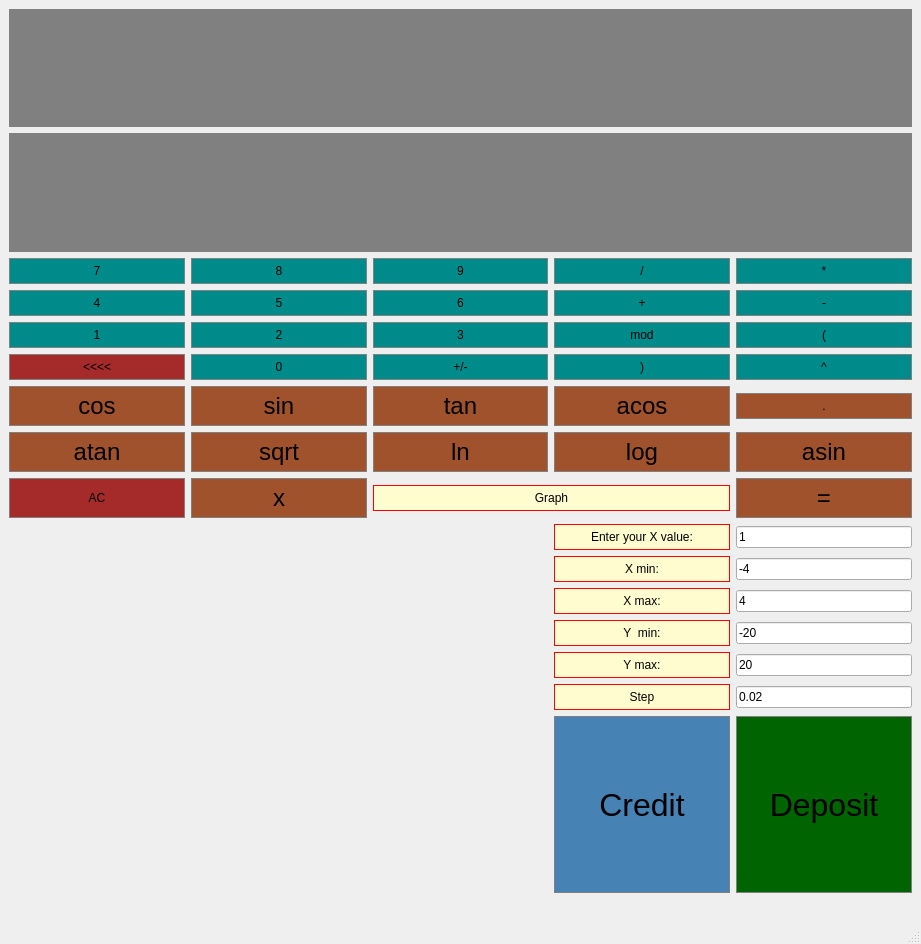
<?xml version="1.0" encoding="UTF-8"?>
<ui version="4.0">
 <class>MainWindow</class>
 <widget class="QMainWindow" name="MainWindow">
  <property name="enabled">
   <bool>true</bool>
  </property>
  <property name="geometry">
   <rect>
    <x>0</x>
    <y>0</y>
    <width>921</width>
    <height>944</height>
   </rect>
  </property>
  <property name="windowTitle">
   <string>MainWindow</string>
  </property>
  <property name="layoutDirection">
   <enum>Qt::LeftToRight</enum>
  </property>
  <property name="styleSheet">
   <string notr="true"/>
  </property>
  <widget class="QWidget" name="centralwidget">
   <layout class="QGridLayout" name="gridLayout">
    <item row="2" column="1">
     <widget class="QPushButton" name="Button8">
      <property name="sizePolicy">
       <sizepolicy hsizetype="Preferred" vsizetype="Preferred">
        <horstretch>0</horstretch>
        <verstretch>0</verstretch>
       </sizepolicy>
      </property>
      <property name="styleSheet">
       <string notr="true">QPushButton {
	background-color: #008B8B;
	border: 1px solid gray;
	padding: 5px;
}

QPushButton:pressed {
	background-color: #00FFFF;
	border: 1px solid gray;
	padding: 5px;
}</string>
      </property>
      <property name="text">
       <string>8</string>
      </property>
     </widget>
    </item>
    <item row="0" column="0" colspan="5">
     <widget class="QLineEdit" name="Display">
      <property name="sizePolicy">
       <sizepolicy hsizetype="Preferred" vsizetype="Expanding">
        <horstretch>4</horstretch>
        <verstretch>2</verstretch>
       </sizepolicy>
      </property>
      <property name="font">
       <font>
        <family>Arial</family>
        <pointsize>24</pointsize>
        <bold>false</bold>
       </font>
      </property>
      <property name="styleSheet">
       <string notr="true">QLineEdit {
	background-color: gray;
	border: 1px solid gray;
	color: #ffffff;;
}</string>
      </property>
      <property name="text">
       <string/>
      </property>
      <property name="maxLength">
       <number>255</number>
      </property>
      <property name="alignment">
       <set>Qt::AlignRight|Qt::AlignTrailing|Qt::AlignVCenter</set>
      </property>
     </widget>
    </item>
    <item row="3" column="2">
     <widget class="QPushButton" name="Button6">
      <property name="sizePolicy">
       <sizepolicy hsizetype="Preferred" vsizetype="Preferred">
        <horstretch>0</horstretch>
        <verstretch>0</verstretch>
       </sizepolicy>
      </property>
      <property name="styleSheet">
       <string notr="true">QPushButton {
	background-color: #008B8B;
	border: 1px solid gray;
	padding: 5px;
}

QPushButton:pressed {
	background-color: #00FFFF;
	border: 1px solid gray;
	padding: 5px;
}</string>
      </property>
      <property name="text">
       <string>6</string>
      </property>
     </widget>
    </item>
    <item row="4" column="3">
     <widget class="QPushButton" name="Modulo">
      <property name="sizePolicy">
       <sizepolicy hsizetype="Preferred" vsizetype="Preferred">
        <horstretch>0</horstretch>
        <verstretch>0</verstretch>
       </sizepolicy>
      </property>
      <property name="styleSheet">
       <string notr="true">QPushButton {
	background-color: #008B8B;
	border: 1px solid gray;
	padding: 5px;
}

QPushButton:pressed {
	background-color: #00FFFF;
	border: 1px solid gray;
	padding: 5px;
}</string>
      </property>
      <property name="text">
       <string>mod</string>
      </property>
     </widget>
    </item>
    <item row="10" column="3">
     <widget class="QPushButton" name="EnterX">
      <property name="styleSheet">
       <string notr="true">QPushButton {
	background-color: #fffdd0;
	border: 1px solid red;
	padding: 5px;
}

QPushButton:pressed {
	background-color: #0000CD;
	border: 1px solid gray;
	padding: 5px;
}</string>
      </property>
      <property name="text">
       <string>Enter your X value:</string>
      </property>
     </widget>
    </item>
    <item row="5" column="0">
     <widget class="QPushButton" name="BackSpace">
      <property name="styleSheet">
       <string notr="true">QPushButton {
	background-color: #A52A2A;
	border: 1px solid gray;
	padding: 5px;
}

QPushButton:pressed {
	background-color: #800000;
	border: 1px solid gray;
	padding: 5px;
}</string>
      </property>
      <property name="text">
       <string>&lt;&lt;&lt;&lt;</string>
      </property>
     </widget>
    </item>
    <item row="4" column="1">
     <widget class="QPushButton" name="Button2">
      <property name="sizePolicy">
       <sizepolicy hsizetype="Preferred" vsizetype="Preferred">
        <horstretch>0</horstretch>
        <verstretch>0</verstretch>
       </sizepolicy>
      </property>
      <property name="styleSheet">
       <string notr="true">QPushButton {
	background-color: #008B8B;
	border: 1px solid gray;
	padding: 5px;
}

QPushButton:pressed {
	background-color: #00FFFF;
	border: 1px solid gray;
	padding: 5px;
}</string>
      </property>
      <property name="text">
       <string>2</string>
      </property>
     </widget>
    </item>
    <item row="7" column="1">
     <widget class="QPushButton" name="Sinus">
      <property name="sizePolicy">
       <sizepolicy hsizetype="Preferred" vsizetype="Preferred">
        <horstretch>0</horstretch>
        <verstretch>0</verstretch>
       </sizepolicy>
      </property>
      <property name="font">
       <font>
        <family>Arial</family>
        <pointsize>18</pointsize>
        <bold>false</bold>
       </font>
      </property>
      <property name="styleSheet">
       <string notr="true">QPushButton {
	background-color: #A0522D;
	border: 1px solid gray;
	padding: 5px;
}

QPushButton:pressed {
	background-color: #800000;
	border: 1px solid gray;
	padding: 5px;
}</string>
      </property>
      <property name="text">
       <string>sin</string>
      </property>
     </widget>
    </item>
    <item row="12" column="3">
     <widget class="QPushButton" name="Name_to_XMIN">
      <property name="styleSheet">
       <string notr="true">QPushButton {
	background-color: #fffdd0;
	border: 1px solid red;
	padding: 5px;
}

QPushButton:pressed {
	background-color: #0000CD;
	border: 1px solid gray;
	padding: 5px;
}</string>
      </property>
      <property name="text">
       <string>X min:</string>
      </property>
     </widget>
    </item>
    <item row="9" column="0">
     <widget class="QPushButton" name="Clear">
      <property name="sizePolicy">
       <sizepolicy hsizetype="Preferred" vsizetype="Preferred">
        <horstretch>0</horstretch>
        <verstretch>0</verstretch>
       </sizepolicy>
      </property>
      <property name="styleSheet">
       <string notr="true">QPushButton {
	background-color: #A52A2A;
	border: 1px solid gray;
	padding: 5px;
}

QPushButton:pressed {
	background-color: #800000;
	border: 1px solid gray;
	padding: 5px;
}</string>
      </property>
      <property name="text">
       <string>AC</string>
      </property>
      <property name="autoDefault">
       <bool>false</bool>
      </property>
     </widget>
    </item>
    <item row="8" column="2">
     <widget class="QPushButton" name="Ln">
      <property name="sizePolicy">
       <sizepolicy hsizetype="Preferred" vsizetype="Preferred">
        <horstretch>0</horstretch>
        <verstretch>0</verstretch>
       </sizepolicy>
      </property>
      <property name="font">
       <font>
        <family>Arial</family>
        <pointsize>18</pointsize>
        <bold>false</bold>
       </font>
      </property>
      <property name="styleSheet">
       <string notr="true">QPushButton {
	background-color: #A0522D;
	border: 1px solid gray;
	padding: 5px;
}

QPushButton:pressed {
	background-color: #800000;
	border: 1px solid gray;
	padding: 5px;
}</string>
      </property>
      <property name="text">
       <string>ln</string>
      </property>
     </widget>
    </item>
    <item row="8" column="3">
     <widget class="QPushButton" name="Logarithm">
      <property name="sizePolicy">
       <sizepolicy hsizetype="Preferred" vsizetype="Preferred">
        <horstretch>0</horstretch>
        <verstretch>0</verstretch>
       </sizepolicy>
      </property>
      <property name="font">
       <font>
        <family>Arial</family>
        <pointsize>18</pointsize>
        <bold>false</bold>
       </font>
      </property>
      <property name="styleSheet">
       <string notr="true">QPushButton {
	background-color: #A0522D;
	border: 1px solid gray;
	padding: 5px;
}

QPushButton:pressed {
	background-color: #800000;
	border: 1px solid gray;
	padding: 5px;
}</string>
      </property>
      <property name="text">
       <string>log</string>
      </property>
     </widget>
    </item>
    <item row="7" column="0">
     <widget class="QPushButton" name="Cosinus">
      <property name="sizePolicy">
       <sizepolicy hsizetype="Preferred" vsizetype="Preferred">
        <horstretch>0</horstretch>
        <verstretch>0</verstretch>
       </sizepolicy>
      </property>
      <property name="font">
       <font>
        <family>Arial</family>
        <pointsize>18</pointsize>
        <bold>false</bold>
       </font>
      </property>
      <property name="styleSheet">
       <string notr="true">QPushButton {
	background-color: #A0522D;
	border: 1px solid gray;
	padding: 5px;
}

QPushButton:pressed {
	background-color: #800000;
	border: 1px solid gray;
	padding: 5px;
}</string>
      </property>
      <property name="text">
       <string>cos</string>
      </property>
     </widget>
    </item>
    <item row="3" column="3">
     <widget class="QPushButton" name="ButtonAdd">
      <property name="sizePolicy">
       <sizepolicy hsizetype="Preferred" vsizetype="Preferred">
        <horstretch>0</horstretch>
        <verstretch>0</verstretch>
       </sizepolicy>
      </property>
      <property name="styleSheet">
       <string notr="true">QPushButton {
	background-color: #008B8B;
	border: 1px solid gray;
	padding: 5px;
}

QPushButton:pressed {
	background-color: #00FFFF;
	border: 1px solid gray;
	padding: 5px;
}</string>
      </property>
      <property name="text">
       <string>+</string>
      </property>
     </widget>
    </item>
    <item row="5" column="3">
     <widget class="QPushButton" name="CloseBracket">
      <property name="sizePolicy">
       <sizepolicy hsizetype="Preferred" vsizetype="Preferred">
        <horstretch>0</horstretch>
        <verstretch>0</verstretch>
       </sizepolicy>
      </property>
      <property name="styleSheet">
       <string notr="true">QPushButton {
	background-color: #008B8B;
	border: 1px solid gray;
	padding: 5px;
}

QPushButton:pressed {
	background-color: #00FFFF;
	border: 1px solid gray;
	padding: 5px;
}</string>
      </property>
      <property name="text">
       <string>)</string>
      </property>
     </widget>
    </item>
    <item row="17" column="4">
     <widget class="QPushButton" name="pushButton_3">
      <property name="sizePolicy">
       <sizepolicy hsizetype="Preferred" vsizetype="Preferred">
        <horstretch>0</horstretch>
        <verstretch>0</verstretch>
       </sizepolicy>
      </property>
      <property name="font">
       <font>
        <pointsize>24</pointsize>
       </font>
      </property>
      <property name="styleSheet">
       <string notr="true">QPushButton {
	background-color: #006400;
	border: 1px solid gray;
	padding: 5px;
}

QPushButton:pressed {
	background-color: #008000;
	border: 1px solid gray;
	padding: 5px;
}</string>
      </property>
      <property name="text">
       <string>Deposit</string>
      </property>
     </widget>
    </item>
    <item row="12" column="4">
     <widget class="QLineEdit" name="X_MIN">
      <property name="text">
       <string>-4</string>
      </property>
     </widget>
    </item>
    <item row="5" column="1">
     <widget class="QPushButton" name="Button0">
      <property name="sizePolicy">
       <sizepolicy hsizetype="Preferred" vsizetype="Preferred">
        <horstretch>0</horstretch>
        <verstretch>0</verstretch>
       </sizepolicy>
      </property>
      <property name="styleSheet">
       <string notr="true">QPushButton {
	background-color: #008B8B;
	border: 1px solid gray;
	padding: 5px;
}

QPushButton:pressed {
	background-color: #00FFFF;
	border: 1px solid gray;
	padding: 5px;
}</string>
      </property>
      <property name="text">
       <string>0</string>
      </property>
     </widget>
    </item>
    <item row="7" column="4">
     <widget class="QPushButton" name="ButtonDot">
      <property name="styleSheet">
       <string notr="true">QPushButton {
	background-color: #A0522D;
	border: 1px solid gray;
	padding: 5px;
}

QPushButton:pressed {
	background-color: #800000;
	border: 1px solid gray;
	padding: 5px;
}</string>
      </property>
      <property name="text">
       <string>.</string>
      </property>
     </widget>
    </item>
    <item row="4" column="2">
     <widget class="QPushButton" name="Button3">
      <property name="sizePolicy">
       <sizepolicy hsizetype="Preferred" vsizetype="Preferred">
        <horstretch>0</horstretch>
        <verstretch>0</verstretch>
       </sizepolicy>
      </property>
      <property name="styleSheet">
       <string notr="true">QPushButton {
	background-color: #008B8B;
	border: 1px solid gray;
	padding: 5px;
}

QPushButton:pressed {
	background-color: #00FFFF;
	border: 1px solid gray;
	padding: 5px;
}</string>
      </property>
      <property name="text">
       <string>3</string>
      </property>
     </widget>
    </item>
    <item row="13" column="4">
     <widget class="QLineEdit" name="X_MAX">
      <property name="text">
       <string>4</string>
      </property>
     </widget>
    </item>
    <item row="9" column="1">
     <widget class="QPushButton" name="X_button">
      <property name="sizePolicy">
       <sizepolicy hsizetype="Preferred" vsizetype="Preferred">
        <horstretch>0</horstretch>
        <verstretch>0</verstretch>
       </sizepolicy>
      </property>
      <property name="font">
       <font>
        <family>Arial</family>
        <pointsize>18</pointsize>
       </font>
      </property>
      <property name="styleSheet">
       <string notr="true">QPushButton {
	background-color: #A0522D;
	border: 1px solid gray;
	padding: 5px;
}

QPushButton:pressed {
	background-color: #800000;
	border: 1px solid gray;
	padding: 5px;
}</string>
      </property>
      <property name="text">
       <string>x</string>
      </property>
     </widget>
    </item>
    <item row="2" column="2">
     <widget class="QPushButton" name="Button9">
      <property name="sizePolicy">
       <sizepolicy hsizetype="Preferred" vsizetype="Preferred">
        <horstretch>0</horstretch>
        <verstretch>0</verstretch>
       </sizepolicy>
      </property>
      <property name="styleSheet">
       <string notr="true">QPushButton {
	background-color: #008B8B;
	border: 1px solid gray;
	padding: 5px;
}

QPushButton:pressed {
	background-color: #00FFFF;
	border: 1px solid gray;
	padding: 5px;
}</string>
      </property>
      <property name="text">
       <string>9</string>
      </property>
     </widget>
    </item>
    <item row="3" column="4">
     <widget class="QPushButton" name="Subtract">
      <property name="sizePolicy">
       <sizepolicy hsizetype="Preferred" vsizetype="Preferred">
        <horstretch>0</horstretch>
        <verstretch>0</verstretch>
       </sizepolicy>
      </property>
      <property name="styleSheet">
       <string notr="true">QPushButton {
	background-color: #008B8B;
	border: 1px solid gray;
	padding: 5px;
}

QPushButton:pressed {
	background-color: #00FFFF;
	border: 1px solid gray;
	padding: 5px;
}</string>
      </property>
      <property name="text">
       <string>-</string>
      </property>
     </widget>
    </item>
    <item row="2" column="3">
     <widget class="QPushButton" name="Divide">
      <property name="sizePolicy">
       <sizepolicy hsizetype="Preferred" vsizetype="Preferred">
        <horstretch>0</horstretch>
        <verstretch>0</verstretch>
       </sizepolicy>
      </property>
      <property name="styleSheet">
       <string notr="true">QPushButton {
	background-color: #008B8B;
	border: 1px solid gray;
	padding: 5px;
}

QPushButton:pressed {
	background-color: #00FFFF;
	border: 1px solid gray;
	padding: 5px;
}</string>
      </property>
      <property name="text">
       <string>/</string>
      </property>
     </widget>
    </item>
    <item row="10" column="4">
     <widget class="QLineEdit" name="ValueX_2">
      <property name="text">
       <string>1</string>
      </property>
     </widget>
    </item>
    <item row="9" column="4">
     <widget class="QPushButton" name="Equals">
      <property name="sizePolicy">
       <sizepolicy hsizetype="Preferred" vsizetype="Preferred">
        <horstretch>0</horstretch>
        <verstretch>0</verstretch>
       </sizepolicy>
      </property>
      <property name="font">
       <font>
        <family>Arial</family>
        <pointsize>18</pointsize>
        <bold>false</bold>
       </font>
      </property>
      <property name="styleSheet">
       <string notr="true">QPushButton {
	background-color: #A0522D;
	border: 1px solid gray;
	padding: 5px;
}

QPushButton:pressed {
	background-color: #800000;
	border: 1px solid gray;
	padding: 5px;
}</string>
      </property>
      <property name="text">
       <string>=</string>
      </property>
     </widget>
    </item>
    <item row="3" column="1">
     <widget class="QPushButton" name="Button5">
      <property name="sizePolicy">
       <sizepolicy hsizetype="Preferred" vsizetype="Preferred">
        <horstretch>0</horstretch>
        <verstretch>0</verstretch>
       </sizepolicy>
      </property>
      <property name="styleSheet">
       <string notr="true">QPushButton {
	background-color: #008B8B;
	border: 1px solid gray;
	padding: 5px;
}

QPushButton:pressed {
	background-color: #00FFFF;
	border: 1px solid gray;
	padding: 5px;
}</string>
      </property>
      <property name="text">
       <string>5</string>
      </property>
     </widget>
    </item>
    <item row="5" column="2">
     <widget class="QPushButton" name="ChangeSign">
      <property name="sizePolicy">
       <sizepolicy hsizetype="Preferred" vsizetype="Preferred">
        <horstretch>0</horstretch>
        <verstretch>0</verstretch>
       </sizepolicy>
      </property>
      <property name="styleSheet">
       <string notr="true">QPushButton {
	background-color: #008B8B;
	border: 1px solid gray;
	padding: 5px;
}

QPushButton:pressed {
	background-color: #00FFFF;
	border: 1px solid gray;
	padding: 5px;
}</string>
      </property>
      <property name="text">
       <string>+/-</string>
      </property>
     </widget>
    </item>
    <item row="12" column="0" rowspan="6" colspan="3">
     <widget class="QCustomPlot" name="FieldForGraph" native="true">
      <property name="sizePolicy">
       <sizepolicy hsizetype="Preferred" vsizetype="Expanding">
        <horstretch>3</horstretch>
        <verstretch>3</verstretch>
       </sizepolicy>
      </property>
     </widget>
    </item>
    <item row="16" column="4">
     <widget class="QLineEdit" name="Step_2">
      <property name="text">
       <string>0.02</string>
      </property>
     </widget>
    </item>
    <item row="17" column="3">
     <widget class="QPushButton" name="Credit">
      <property name="sizePolicy">
       <sizepolicy hsizetype="Preferred" vsizetype="Preferred">
        <horstretch>0</horstretch>
        <verstretch>0</verstretch>
       </sizepolicy>
      </property>
      <property name="font">
       <font>
        <pointsize>24</pointsize>
       </font>
      </property>
      <property name="styleSheet">
       <string notr="true">QPushButton {
	background-color: #4682B4;
	border: 1px solid gray;
	padding: 5px;
}

QPushButton:pressed {
	background-color: #1E90FF;
	border: 1px solid gray;
	padding: 5px;
}</string>
      </property>
      <property name="text">
       <string>Credit</string>
      </property>
     </widget>
    </item>
    <item row="7" column="3">
     <widget class="QPushButton" name="ButtonACOS">
      <property name="sizePolicy">
       <sizepolicy hsizetype="Preferred" vsizetype="Preferred">
        <horstretch>0</horstretch>
        <verstretch>0</verstretch>
       </sizepolicy>
      </property>
      <property name="font">
       <font>
        <family>Arial</family>
        <pointsize>18</pointsize>
        <bold>false</bold>
       </font>
      </property>
      <property name="styleSheet">
       <string notr="true">QPushButton {
	background-color: #A0522D;
	border: 1px solid gray;
	padding: 5px;
}

QPushButton:pressed {
	background-color: #800000;
	border: 1px solid gray;
	padding: 5px;
}</string>
      </property>
      <property name="text">
       <string>acos</string>
      </property>
     </widget>
    </item>
    <item row="7" column="2">
     <widget class="QPushButton" name="Tangence">
      <property name="sizePolicy">
       <sizepolicy hsizetype="Preferred" vsizetype="Preferred">
        <horstretch>0</horstretch>
        <verstretch>0</verstretch>
       </sizepolicy>
      </property>
      <property name="font">
       <font>
        <family>Arial</family>
        <pointsize>18</pointsize>
        <bold>false</bold>
       </font>
      </property>
      <property name="styleSheet">
       <string notr="true">QPushButton {
	background-color: #A0522D;
	border: 1px solid gray;
	padding: 5px;
}

QPushButton:pressed {
	background-color: #800000;
	border: 1px solid gray;
	padding: 5px;
}</string>
      </property>
      <property name="text">
       <string>tan</string>
      </property>
     </widget>
    </item>
    <item row="14" column="3">
     <widget class="QPushButton" name="Name_to_YMIN">
      <property name="styleSheet">
       <string notr="true">QPushButton {
	background-color: #fffdd0;
	border: 1px solid red;
	padding: 5px;
}

QPushButton:pressed {
	background-color: #0000CD;
	border: 1px solid gray;
	padding: 5px;
}</string>
      </property>
      <property name="text">
       <string>Y  min:</string>
      </property>
     </widget>
    </item>
    <item row="4" column="0">
     <widget class="QPushButton" name="Button1">
      <property name="sizePolicy">
       <sizepolicy hsizetype="Preferred" vsizetype="Preferred">
        <horstretch>0</horstretch>
        <verstretch>0</verstretch>
       </sizepolicy>
      </property>
      <property name="mouseTracking">
       <bool>false</bool>
      </property>
      <property name="styleSheet">
       <string notr="true">QPushButton {
	background-color: #008B8B;
	border: 1px solid gray;
	padding: 5px;
}

QPushButton:pressed {
	background-color: #00FFFF;
	border: 1px solid gray;
	padding: 5px;
}</string>
      </property>
      <property name="text">
       <string>1</string>
      </property>
     </widget>
    </item>
    <item row="15" column="3">
     <widget class="QPushButton" name="Name_to_YMAX">
      <property name="styleSheet">
       <string notr="true">QPushButton {
	background-color: #fffdd0;
	border: 1px solid red;
	padding: 5px;
}

QPushButton:pressed {
	background-color: #0000CD;
	border: 1px solid gray;
	padding: 5px;
}</string>
      </property>
      <property name="text">
       <string>Y max:</string>
      </property>
     </widget>
    </item>
    <item row="29" column="2">
     <widget class="QLabel" name="Y_MAX">
      <property name="text">
       <string/>
      </property>
     </widget>
    </item>
    <item row="13" column="3">
     <widget class="QPushButton" name="Name_to_XMAX">
      <property name="styleSheet">
       <string notr="true">QPushButton {
	background-color: #fffdd0;
	border: 1px solid red;
	padding: 5px;
}

QPushButton:pressed {
	background-color: #0000CD;
	border: 1px solid gray;
	padding: 5px;
}</string>
      </property>
      <property name="text">
       <string>X max:</string>
      </property>
     </widget>
    </item>
    <item row="2" column="4">
     <widget class="QPushButton" name="Multiply">
      <property name="sizePolicy">
       <sizepolicy hsizetype="Preferred" vsizetype="Preferred">
        <horstretch>0</horstretch>
        <verstretch>0</verstretch>
       </sizepolicy>
      </property>
      <property name="styleSheet">
       <string notr="true">QPushButton {
	background-color: #008B8B;
	border: 1px solid gray;
	padding: 5px;
}

QPushButton:pressed {
	background-color: #00FFFF;
	border: 1px solid gray;
	padding: 5px;
}</string>
      </property>
      <property name="text">
       <string>*</string>
      </property>
     </widget>
    </item>
    <item row="8" column="0">
     <widget class="QPushButton" name="ButtonATAN">
      <property name="sizePolicy">
       <sizepolicy hsizetype="Preferred" vsizetype="Preferred">
        <horstretch>0</horstretch>
        <verstretch>0</verstretch>
       </sizepolicy>
      </property>
      <property name="font">
       <font>
        <family>Arial</family>
        <pointsize>18</pointsize>
        <bold>false</bold>
       </font>
      </property>
      <property name="styleSheet">
       <string notr="true">QPushButton {
	background-color: #A0522D;
	border: 1px solid gray;
	padding: 5px;
}

QPushButton:pressed {
	background-color: #800000;
	border: 1px solid gray;
	padding: 5px;
}</string>
      </property>
      <property name="text">
       <string>atan</string>
      </property>
     </widget>
    </item>
    <item row="2" column="0">
     <widget class="QPushButton" name="Button7">
      <property name="sizePolicy">
       <sizepolicy hsizetype="Preferred" vsizetype="Preferred">
        <horstretch>0</horstretch>
        <verstretch>0</verstretch>
       </sizepolicy>
      </property>
      <property name="styleSheet">
       <string notr="true">QPushButton {
	background-color: #008B8B;
	border: 1px solid gray;
	padding: 5px;
}

QPushButton:pressed {
	background-color: #00FFFF;
	border: 1px solid gray;
	padding: 5px;
}</string>
      </property>
      <property name="text">
       <string>7</string>
      </property>
     </widget>
    </item>
    <item row="8" column="4">
     <widget class="QPushButton" name="ButtonAsin">
      <property name="sizePolicy">
       <sizepolicy hsizetype="Preferred" vsizetype="Preferred">
        <horstretch>0</horstretch>
        <verstretch>0</verstretch>
       </sizepolicy>
      </property>
      <property name="font">
       <font>
        <family>Arial</family>
        <pointsize>18</pointsize>
        <bold>false</bold>
       </font>
      </property>
      <property name="styleSheet">
       <string notr="true">QPushButton {
	background-color: #A0522D;
	border: 1px solid gray;
	padding: 5px;
}

QPushButton:pressed {
	background-color: #800000;
	border: 1px solid gray;
	padding: 5px;
}</string>
      </property>
      <property name="text">
       <string>asin</string>
      </property>
     </widget>
    </item>
    <item row="1" column="0" colspan="5">
     <widget class="QLabel" name="Result">
      <property name="sizePolicy">
       <sizepolicy hsizetype="Expanding" vsizetype="Preferred">
        <horstretch>4</horstretch>
        <verstretch>2</verstretch>
       </sizepolicy>
      </property>
      <property name="font">
       <font>
        <family>Arial</family>
        <pointsize>24</pointsize>
       </font>
      </property>
      <property name="styleSheet">
       <string notr="true">QLabel{
	background-color: gray;
	border: 1px solid gray;
	color: #ffffff;;
}</string>
      </property>
      <property name="text">
       <string/>
      </property>
      <property name="alignment">
       <set>Qt::AlignRight|Qt::AlignTrailing|Qt::AlignVCenter</set>
      </property>
     </widget>
    </item>
    <item row="4" column="4">
     <widget class="QPushButton" name="OpenBracket">
      <property name="sizePolicy">
       <sizepolicy hsizetype="Preferred" vsizetype="Preferred">
        <horstretch>0</horstretch>
        <verstretch>0</verstretch>
       </sizepolicy>
      </property>
      <property name="styleSheet">
       <string notr="true">QPushButton {
	background-color: #008B8B;
	border: 1px solid gray;
	padding: 5px;
}

QPushButton:pressed {
	background-color: #00FFFF;
	border: 1px solid gray;
	padding: 5px;
}</string>
      </property>
      <property name="text">
       <string>(</string>
      </property>
     </widget>
    </item>
    <item row="8" column="1">
     <widget class="QPushButton" name="SquareRoot">
      <property name="sizePolicy">
       <sizepolicy hsizetype="Preferred" vsizetype="Preferred">
        <horstretch>0</horstretch>
        <verstretch>0</verstretch>
       </sizepolicy>
      </property>
      <property name="font">
       <font>
        <family>Arial</family>
        <pointsize>18</pointsize>
        <bold>false</bold>
       </font>
      </property>
      <property name="styleSheet">
       <string notr="true">QPushButton {
	background-color: #A0522D;
	border: 1px solid gray;
	padding: 5px;
}

QPushButton:pressed {
	background-color: #800000;
	border: 1px solid gray;
	padding: 5px;
}</string>
      </property>
      <property name="text">
       <string>sqrt</string>
      </property>
     </widget>
    </item>
    <item row="3" column="0">
     <widget class="QPushButton" name="Button4">
      <property name="sizePolicy">
       <sizepolicy hsizetype="Preferred" vsizetype="Preferred">
        <horstretch>0</horstretch>
        <verstretch>0</verstretch>
       </sizepolicy>
      </property>
      <property name="styleSheet">
       <string notr="true">QPushButton {
	background-color: #008B8B;
	border: 1px solid gray;
	padding: 5px;
}

QPushButton:pressed {
	background-color: #00FFFF;
	border: 1px solid gray;
	padding: 5px;
}</string>
      </property>
      <property name="text">
       <string>4</string>
      </property>
     </widget>
    </item>
    <item row="16" column="3">
     <widget class="QPushButton" name="Step">
      <property name="styleSheet">
       <string notr="true">QPushButton {
	background-color: #fffdd0;
	border: 1px solid red;
	padding: 5px;
}

QPushButton:pressed {
	background-color: #0000CD;
	border: 1px solid gray;
	padding: 5px;
}</string>
      </property>
      <property name="text">
       <string>Step</string>
      </property>
     </widget>
    </item>
    <item row="14" column="4">
     <widget class="QLineEdit" name="Y_MIN">
      <property name="text">
       <string>-20</string>
      </property>
     </widget>
    </item>
    <item row="5" column="4">
     <widget class="QPushButton" name="Power">
      <property name="sizePolicy">
       <sizepolicy hsizetype="Preferred" vsizetype="Preferred">
        <horstretch>0</horstretch>
        <verstretch>0</verstretch>
       </sizepolicy>
      </property>
      <property name="styleSheet">
       <string notr="true">QPushButton {
	background-color: #008B8B;
	border: 1px solid gray;
	padding: 5px;
}

QPushButton:pressed {
	background-color: #00FFFF;
	border: 1px solid gray;
	padding: 5px;
}</string>
      </property>
      <property name="text">
       <string>^</string>
      </property>
     </widget>
    </item>
    <item row="15" column="4">
     <widget class="QLineEdit" name="Y_MAX_2">
      <property name="text">
       <string>20</string>
      </property>
     </widget>
    </item>
    <item row="9" column="2" colspan="2">
     <widget class="QPushButton" name="Graph">
      <property name="styleSheet">
       <string notr="true">QPushButton {
	background-color: #fffdd0;
	border: 1px solid red;
	padding: 5px;
}

QPushButton:pressed {
	background-color: #0000CD;
	border: 1px solid gray;
	padding: 5px;
}</string>
      </property>
      <property name="text">
       <string>Graph</string>
      </property>
     </widget>
    </item>
   </layout>
  </widget>
  <widget class="QMenuBar" name="menubar">
   <property name="geometry">
    <rect>
     <x>0</x>
     <y>0</y>
     <width>921</width>
     <height>24</height>
    </rect>
   </property>
  </widget>
  <widget class="QStatusBar" name="statusbar"/>
 </widget>
 <customwidgets>
  <customwidget>
   <class>QCustomPlot</class>
   <extends>QWidget</extends>
   <header>qcustomplot.h</header>
   <container>1</container>
  </customwidget>
 </customwidgets>
 <resources/>
 <connections/>
</ui>
